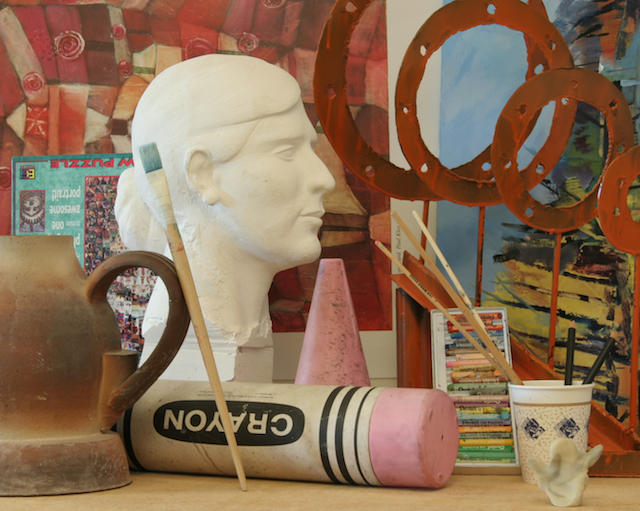
#> input picture lecture08/view0_small.png, 640 x 511 px
$ python 33F22027.py   (older library calls are emulated)
#> lines starting #> are read from the running program, lines starting #| are printed output that depends on the picture
import cv2
import numpy as np
from tqdm import tqdm

blocksize = 5


def computeNCC(img1, img2):
    p1 = np.reshape(img1, -1)
    p2 = np.reshape(img2, -1)

    if np.sum(p1**2) == 0 or np.sum(p2**2) == 0:
        return 0
    # Normalized Cross Correlation
    NCC = np.sum(p1 * p2) / (np.sqrt(np.sum(p1**2)) * np.sqrt(np.sum(p2**2)))
    return NCC


def BMNCC(img1, img2):
    # return disparity map
    disparity = np.zeros(img1.shape)
    for i in tqdm(range(0, img1.shape[0])):
        for j in range(0, img1.shape[1]):
            score = computeNCC(
                img1[i : i + blocksize, j : j + blocksize],
                img2[i : i + blocksize, j : j + blocksize],
            )
            disparity[i, j] = 1 - score
    return disparity


# Read out images
img_l = cv2.imread("view0_small.png", 0)  # left image
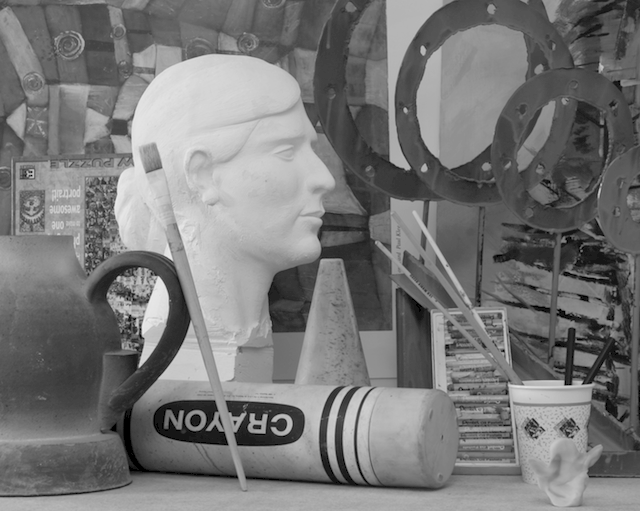
#> img_l: shape (511, 640); min 0, max 235, mean 119.4
img_r = cv2.imread("view1_small.png", 0)  # right image
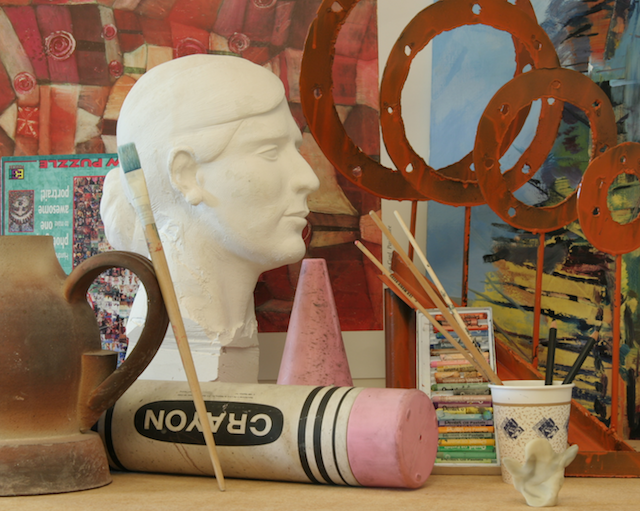
#> input picture lecture08/view1_small.png, 640 x 511 px
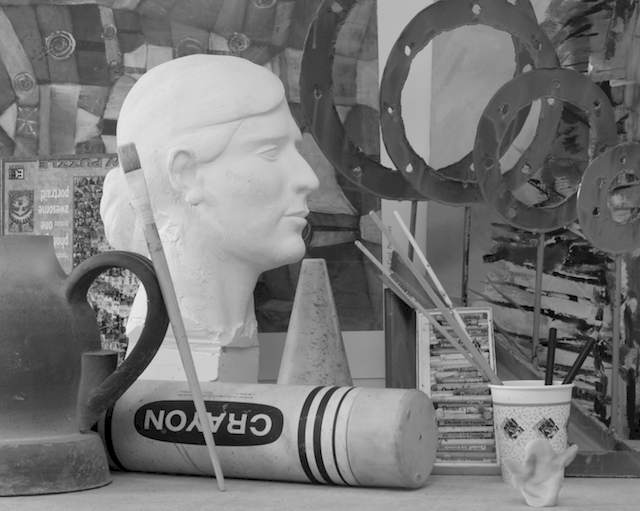
#> img_r: shape (511, 640); min 0, max 235, mean 119

disparity = BMNCC(img_l, img_r)
#> the loop in BMNCC, `for i in tqdm(range(0, img1.shape[0])):` made 511 passes
#> after the loop in BMNCC, `for i in tqdm(range(0, img1.shape[0])):`:
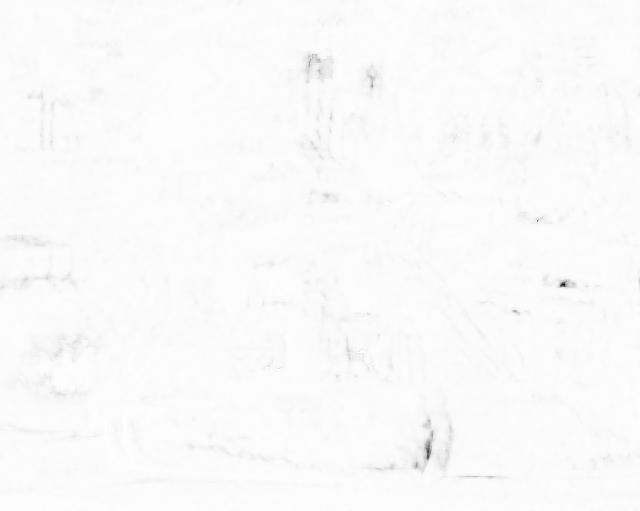
#> disparity: shape (511, 640) float64; min -90.4, max 1, mean -0.507; drawn with min black and max white
disparity = cv2.normalize(
    src=disparity,
    dst=None,
    alpha=0,
    beta=255,
    norm_type=cv2.NORM_MINMAX,
    dtype=cv2.CV_8U,
)

cv2.imshow("disparity", disparity)
cv2.waitKey(0)
cv2.destroyAllWindows()
